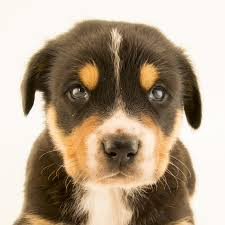
#> input picture Image/download.jpg, 225 x 225 px
$ python Transformation.py
#> lines starting #> are read from the running program, lines starting #| are printed output that depends on the picture
import cv2 as cv
import numpy as np
img = cv.imread("Image//download.jpg")
#> img is the input picture: shape (225, 225, 3); mean B, G, R 138.5, 159.6, 177.4
cv.imshow("original",img)
# translation: shifting the img along the axis x and y meaning you can shift img up down left right,
def translate(img,x,y):
#> called with x = 0, y = 100
    tranMat = np.float32([[1,0,x], [0,1,y]]) # 1 values ensure that the image is not scaled or rotated, 0 values ensure no shearing occurs.
    dimension = (img.shape[1], img.shape[0]) # size of the output image after the transformation.
#> dimension = (225, 225)
    return cv.warpAffine(img, tranMat,dimension)
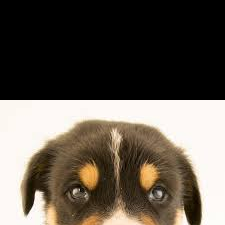
#> returned value: shape (225, 225, 3); mean of channels 0, 1, 2 79.4, 88.7, 96.4; drawn as B, G, R


#  -x --> left
#  -y --> up
#  +x --> right
#  +y --> down

trans = translate(img,0,100)
cv.imshow("translated",trans)

# roation
def rotation(img, angle, rotation_point=None):
#> called with angle = 45
    (height,width) =img.shape[:2]
#> height = 225; width = 225

    # if the rotation point is none that mean we are going to rotate it around the center
    if rotation_point is None:
        rotation_point = (width//2, height//2)
#> rotation_point = (112, 112)

        rotMat = cv.getRotationMatrix2D(rotation_point,angle,1.0)
        dimension = (width,height)
#> dimension = (225, 225)

        return cv.warpAffine(img, rotMat,dimension)
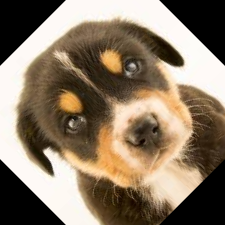
#> returned value: shape (225, 225, 3); mean of channels 0, 1, 2 102.1, 121.5, 137.8; drawn as B, G, R

rotate = rotation(img,45)
# cv.imshow("rotate",rotate)

# flip an img
flip = cv.flip(img,-1)
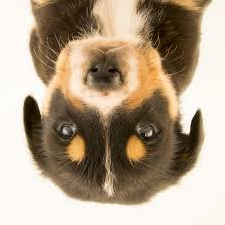
#> flip: shape (225, 225, 3); mean B, G, R 138.5, 159.6, 177.4
cv.imshow("flip",flip)
# flipcode = 0 mean vertical
# flipcode = 1 mean horizonal
# flipcode = -1 mean both vertical and horizonal


cv.waitKey(0)
